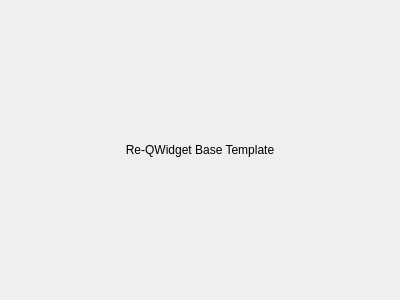
<?xml version="1.0" encoding="UTF-8"?>
<ui version="4.0">
 <class>Form</class>
 <widget class="QWidget" name="Form">
  <property name="geometry">
   <rect>
    <x>0</x>
    <y>0</y>
    <width>400</width>
    <height>300</height>
   </rect>
  </property>
  <property name="windowTitle">
   <string>Template</string>
  </property>
  <layout class="QVBoxLayout" name="verticalLayout">
   <item>
    <widget class="QLabel" name="label">
     <property name="text">
      <string>Re-QWidget Base Template</string>
     </property>
     <property name="alignment">
      <set>Qt::AlignCenter</set>
     </property>
    </widget>
   </item>
  </layout>
 </widget>
 <resources/>
 <connections/>
</ui>
